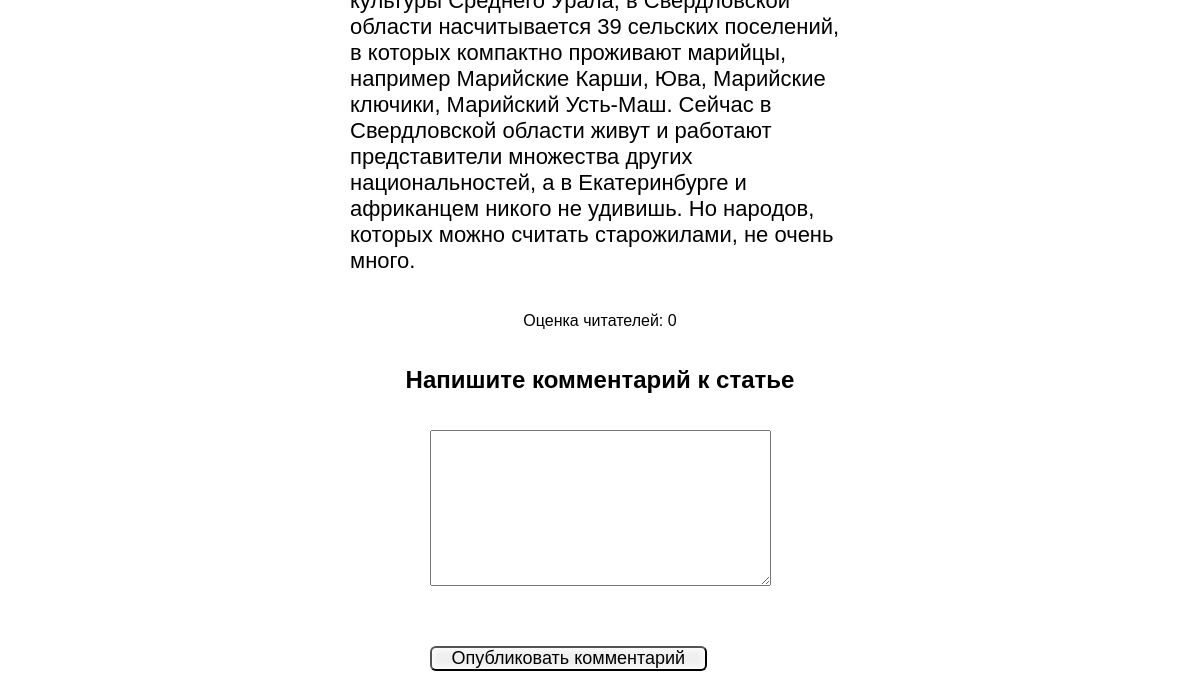
Page /details/3/ (lower part) on the earlier database version.
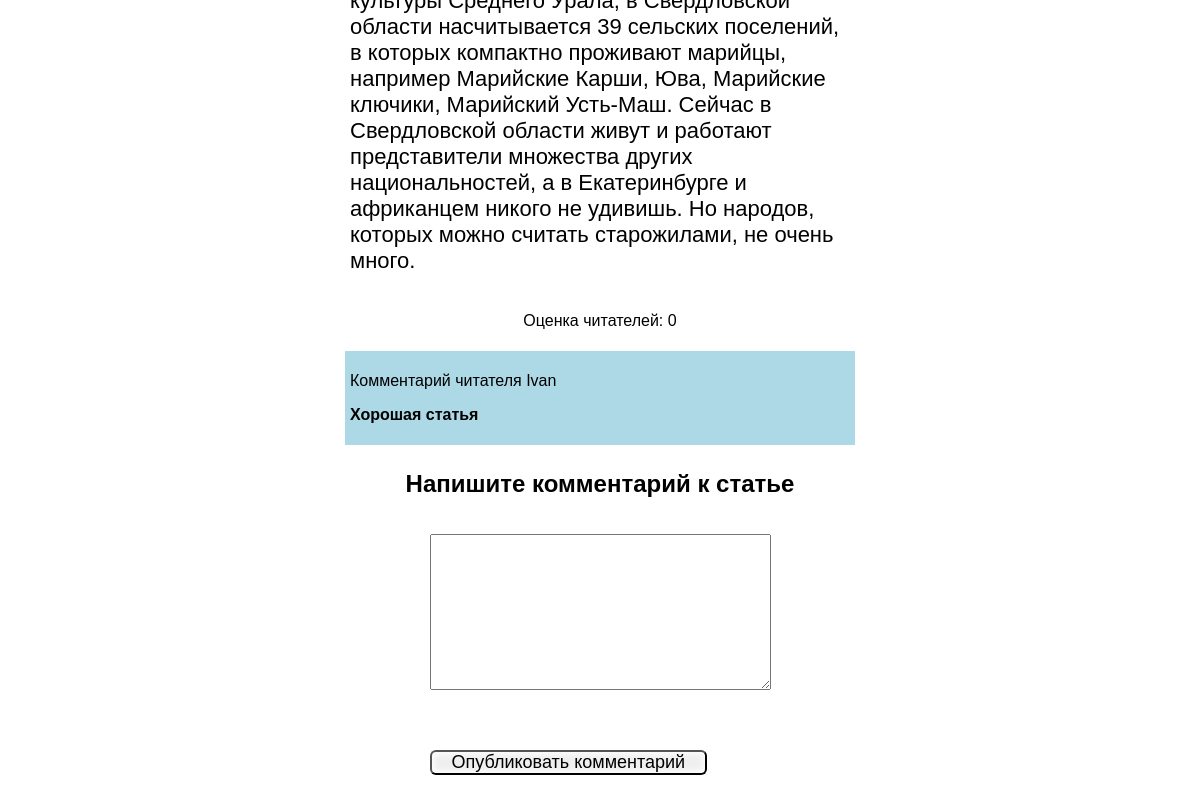
Same page on the later database version.
### articles/models.py (models this page shows)
class PostFeedback(models.Model):
    feedback = models.TextField()
    commentator = models.ForeignKey(Profile, on_delete=models.CASCADE)
    article = models.ForeignKey(Articles, on_delete=models.CASCADE)
    def __str__(self):
        return self.feedback

### readers/models.py (models this page shows)
class Profile(models.Model):
    user = models.OneToOneField(User, on_delete=models.CASCADE, null=True, blank=True)
    name = models.CharField(max_length=200, null=True, blank=True)
    info = models.TextField(null=True, blank=True)
    profile_image = models.ImageField(upload_to='readers/', default='readers/default.png')
    created = models.DateTimeField(auto_now_add=True)
    def __str__(self):
        return self.name

### articles/views.py (the view, shortened to what this page needs)
# urls.py: path('<int:pk>/', views.detail, name='detail'),
def detail(request, pk):
    art = Articles.objects.get(id=pk)
    form = PostFeedbackForm()
    return render(request, 'articles/details.html', {'art': art, 'form': form})

### articles/forms.py
class PostFeedbackForm(ModelForm):
    class Meta:
        model = PostFeedback
        fields = ['feedback']
        labels = {
            'feedback': '',
        }

### articles/templates/articles/details.html (shortened to what this page needs)
{% extends 'articles/base.html' %}
{% load static %}
{% block content %}
<div class="element2">
        <p class="text">{{ art.art_text|safe }}</p>
        <p class="rating">Оценка читателей: {{ art.rating }}</p>
        {% for feed in art.postfeedback_set.all %}
        <div class="postfeedsection">
        <p>Комментарий читателя {{ feed.commentator }} </p>
        <p class="postedfeed">{{ feed }}</p>
        </div>
        {% endfor %}
    <h2 class="feed">Напишите комментарий к статье</h2>
    <form method="post">
        {{ form.as_p }}
        <div><button class="btn">Опубликовать комментарий</button></div>
    </form>
</div>
{% endblock %}

Differences in the rows shown:
added PostFeedback: commentator "Ivan", feedback "Хорошая статья"
